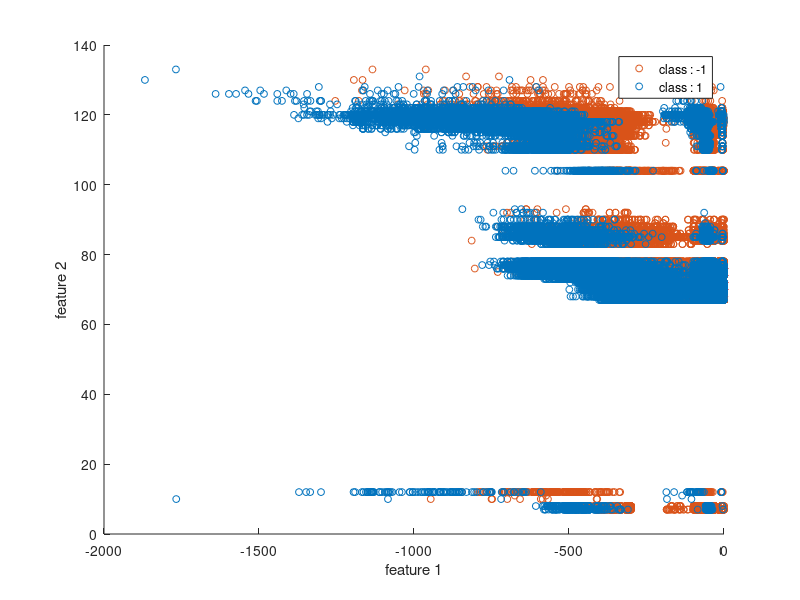
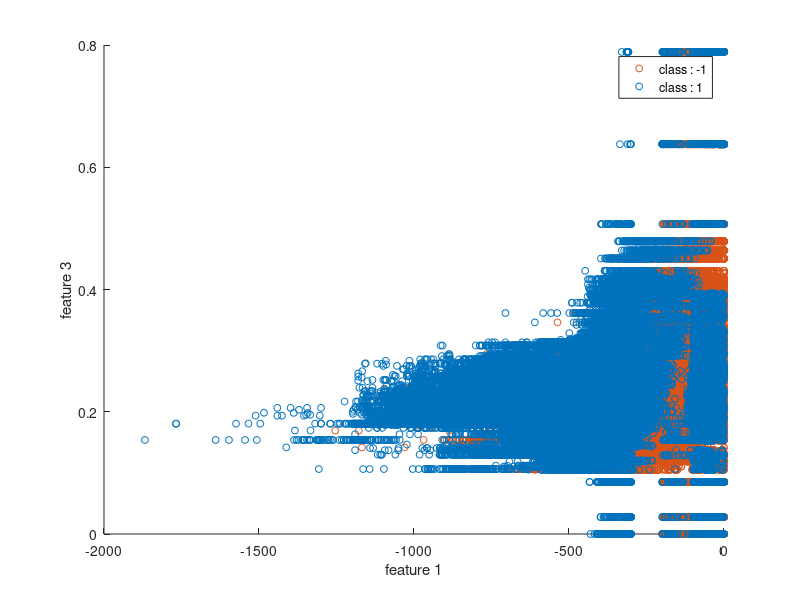
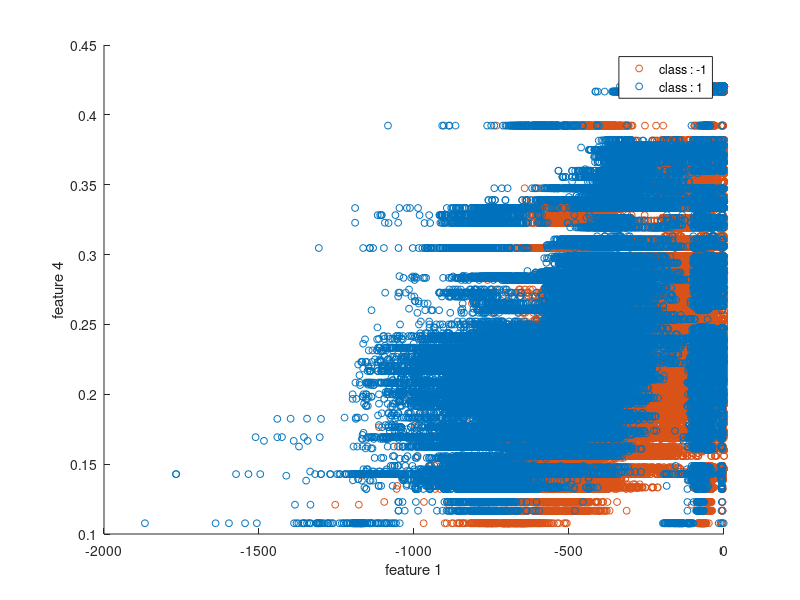
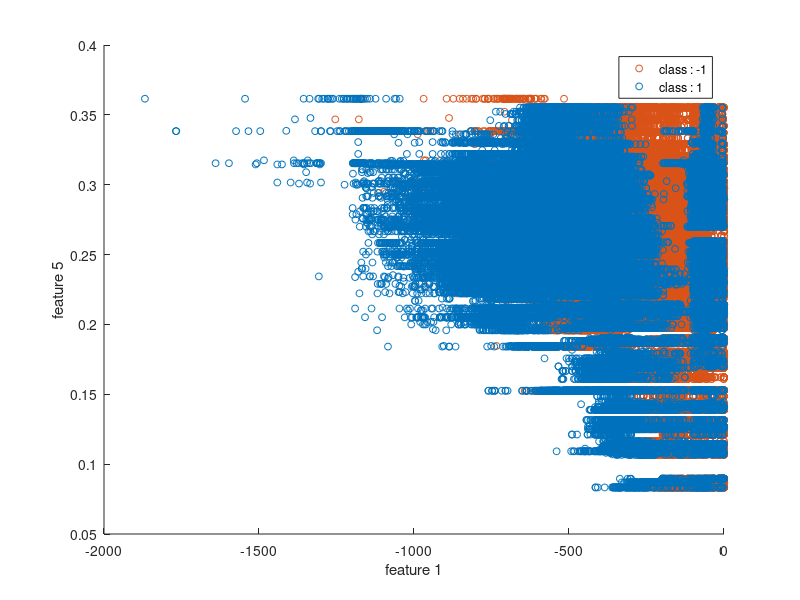

MATLAB code for these plots, in order:
close all
load('cod_rna.mat')
for i=3:9
     figure('WindowState', 'maximized')
index=find(cod_rna(:,1)==-1);

x = cod_rna(index,2);
y = cod_rna(index,i);
sz = 25;
scatter(x,y,sz,[0.8500 0.3250 0.0980])
hold on
index=find(cod_rna(:,1)==1);

x = cod_rna(index,2);
y = cod_rna(index,i);
sz = 25;
hold on
scatter(x,y,sz,[0 0.4470 0.7410])
legend('class : -1', 'class : 1')

txt = ['feature ',num2str(i-1)];
xlabel('feature 1')
ylabel(txt)
% print(string(i),'-dpng')

end

%%
x=[-1,1];
y=[length(find(cod_rna(:,1)==-1)),length(find(cod_rna(:,1)==1))];
bar(x,y)
xlabel('class')

title('Cod-rnd')